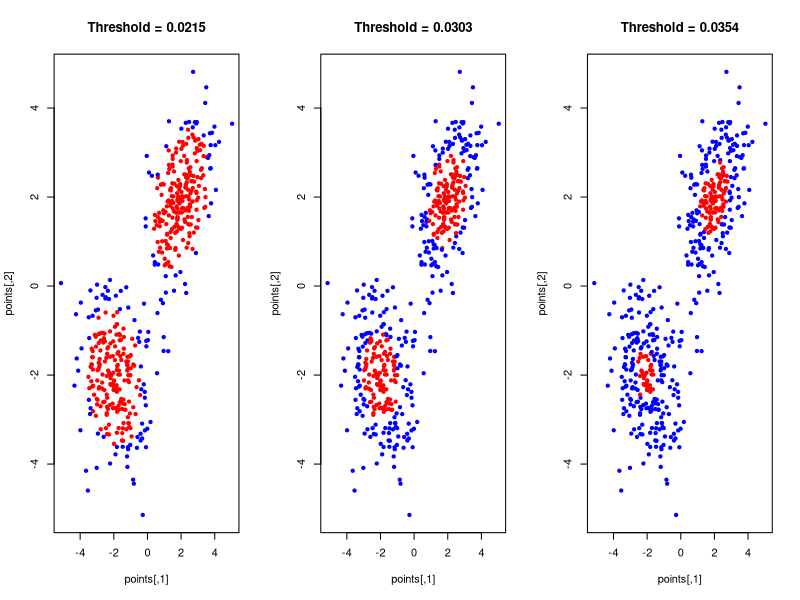

R code for this plot:
library(ks) # Kernel density estimation

# Generate synthetic 2D data
set.seed(42)
n_points <- 500
points <- matrix(rbind(
    MASS::mvrnorm(n_points / 2, c(2, 2), matrix(c(1, 0.5, 0.5, 1), 2, 2)), # Overdense region
    MASS::mvrnorm(n_points / 2, c(-2, -2), matrix(c(1, -0.3, -0.3, 1), 2, 2)) # Background
), ncol = 2)

# Kernel Density Estimation (KDE)
kde_result <- kde(points, H = diag(1, 2))

# Interpolate densities at data points
densities <- predict(kde_result, x = points)

# Function to compute KL divergence
kl_divergence <- function(p, q) {
    p <- p / sum(p) # Normalize distributions
    q <- q / sum(q)
    nonzero <- p > 0 & q > 0 # Avoid log(0) issues
    sum(p[nonzero] * log(p[nonzero] / q[nonzero]))
}

# Function to optimize KL divergence over density threshold
optimize_threshold <- function(densities, points) {
    thresholds <- quantile(densities, seq(0.1, 0.9, by = 0.05)) # Candidate density thresholds
    kl_values <- sapply(thresholds, function(thresh) {
        d1 <- points[densities >= thresh, , drop = FALSE]
        d2 <- points[densities < thresh, , drop = FALSE]

        if (nrow(d1) < 5 || nrow(d2) < 5) {
            return(Inf)
        } # Avoid extreme cases

        kde1 <- kde(d1, H = diag(1, 2))
        kde2 <- kde(d2, H = diag(1, 2))

        grid_points <- points # Use original points as evaluation grid
        p <- predict(kde1, x = grid_points)
        q <- predict(kde2, x = grid_points)

        kl_divergence(p, q) # Compute KL divergence
    })

    best_thresh <- thresholds[which.min(kl_values)]
    return(list(threshold = best_thresh, kl_values = kl_values, thresholds = thresholds))
}

# Run optimization
result <- optimize_threshold(densities, points)
best_threshold <- result$threshold

# Compute the mean density and threshold multiplier
mean_density <- mean(densities)
density_multiplier <- best_threshold / mean_density

cat("Optimal Density Threshold:", best_threshold, "\n")
cat("Mean Density:", mean_density, "\n")
cat("Density Multiplier:", density_multiplier, "x above mean density\n")

# Select some trial thresholds for comparison
trial_thresholds <- c(
    quantile(densities, 0.25), # Lower threshold
    best_threshold, # Optimal threshold
    quantile(densities, 0.75)
) # Higher threshold

# Plot different thresholds
par(mfrow = c(1, length(trial_thresholds))) # One row, three columns

for (thresh in trial_thresholds) {
    plot(points,
        col = ifelse(densities >= thresh, "red", "blue"), pch = 20,
        main = paste("Threshold =", round(thresh, 4))
    )
}

# Reset layout
par(mfrow = c(1, 1))
